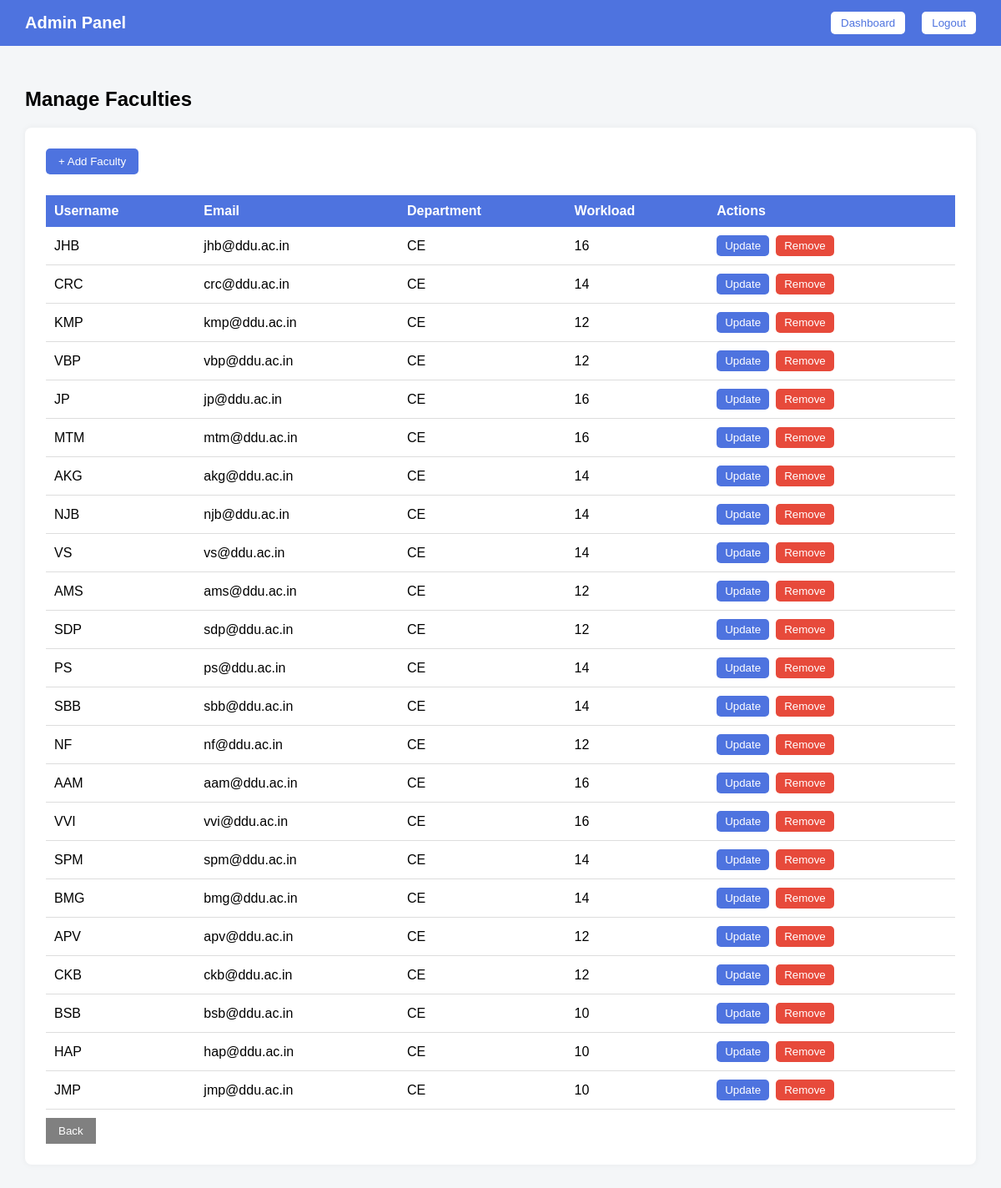
/admin_hm/manage-users/faculties/ (signed in), run on the app's committed database.
### generator/models.py (models this page shows, shortened)
class FacultyProfile(models.Model):
    user = models.OneToOneField(User, on_delete=models.CASCADE)
    department = models.CharField(max_length=100)
    workload_hours = models.IntegerField(default=0)
    subjects = models.ManyToManyField(Subject)

class User(AbstractUser):
    ROLE_CHOICES = (
        ('ADMIN', 'Admin'),
        ('FACULTY', 'Faculty'),
        ('HOD', 'Head of Department'),
    )
    role = models.CharField(max_length=20, choices=ROLE_CHOICES)

### generator/views.py (the view)
# urls.py: path("admin_hm/manage-users/faculties/", views.manage_faculties, name="manage_faculties"),
@login_required
def manage_faculties(request):
    if request.user.role != "ADMIN":
        return redirect("login")
    faculties = FacultyProfile.objects.select_related("user").all()
    return render(request, "generator/admin/manage_faculties.html", {
        "faculties": faculties
    })

### generator/templates/generator/admin/manage_faculties.html (shortened to what this page needs)
<!doctype html>
<html>
  <head>
  </head>
  <body>
    <nav class="navbar">
      <div class="nav-left">Admin Panel</div>
      <div class="nav-right">
        <a href="{% url 'admin_home' %}"><button>Dashboard</button></a>
        <a href="{% url 'login' %}"><button>Logout</button></a>
      </div>
    </nav>
    <div class="main-container">
      <h2 class="page-title">Manage Faculties</h2>
      <div class="card">
        <a href="{% url 'add_faculty' %}">
          <button class="add-btn">+ Add Faculty</button>
        </a>
        <table>
          <tr>
            <th>Username</th>
            <th>Email</th>
            <th>Department</th>
            <th>Workload</th>
            <th>Actions</th>
          </tr>
          {% for f in faculties %}
          <tr>
            <td>{{ f.user.username }}</td>
            <td>{{ f.user.email }}</td>
            <td>{{ f.department }}</td>
            <td>{{ f.workload_hours }}</td>
            <td class="actions">
                <a href="{% url 'update_faculty' f.id %}">
                  <button class="update-btn">Update</button>
                </a>
                <form method="post" action="{% url 'delete_faculty' f.id %}" onsubmit="return confirm('Delete this faculty?');">
                  <button class="delete-btn">Remove</button>
                </form>
              </td>
          </tr>
          {% endfor %}
        </table>
        <a href="{% url 'manage_users' %}">
          <button class="btn-secondary">Back</button>
        </a>
      </div>
    </div>
  </body>
</html>

### generator/templates/generator/admin/manage_faculties.html (style rules this page uses)
body { margin: 0; font-family: Arial, sans-serif; background: #f4f6f8; }
.navbar { background: #4e73df; color: white; padding: 14px 30px; display: flex; justify-content: space-between; align-items: center; }
.nav-left { font-size: 20px; font-weight: 600; }
.nav-right { display: flex; gap: 20px; align-items: center; }
.nav-right button { background: white; color: #4e73df; border: none; padding: 6px 12px; border-radius: 5px; cursor: pointer; }
.main-container { padding: 30px; }
.page-title { margin-bottom: 20px; }
.card { background: white; padding: 25px; border-radius: 8px; box-shadow: 0 0 8px rgba(0, 0, 0, 0.05); }
.add-btn { background: #4e73df; color: white; border: none; padding: 8px 15px; border-radius: 5px; cursor: pointer; margin-bottom: 15px; }
table { width: 100%; border-collapse: collapse; margin-top: 10px; }
th { background: #4e73df; color: white; padding: 10px; text-align: left; }
td { padding: 10px; border-bottom: 1px solid #ddd; }
.update-btn { background: #4e73df; color: white; border: none; padding: 5px 10px; border-radius: 5px; cursor: pointer; }
.delete-btn { background: #e74a3b; color: white; border: none; padding: 5px 10px; border-radius: 5px; cursor: pointer; }
.btn-secondary { background: gray; color: white; border: none; padding: 8px 15px; margin-top: 10px; cursor: pointer; }
.actions { display: flex; gap: 8px; }

### data on the page
FacultyProfile: user.username "JHB", user.email "jhb@ddu.ac.in", department "CE", workload_hours "16"
FacultyProfile: user.username "CRC", user.email "crc@ddu.ac.in", department "CE", workload_hours "14"
FacultyProfile: user.username "KMP", user.email "kmp@ddu.ac.in", department "CE", workload_hours "12"
FacultyProfile: user.username "VBP", user.email "vbp@ddu.ac.in", department "CE", workload_hours "12"
FacultyProfile: user.username "JP", user.email "jp@ddu.ac.in", department "CE", workload_hours "16"
FacultyProfile: user.username "MTM", user.email "mtm@ddu.ac.in", department "CE", workload_hours "16"
FacultyProfile: user.username "AKG", user.email "akg@ddu.ac.in", department "CE", workload_hours "14"
FacultyProfile: user.username "NJB", user.email "njb@ddu.ac.in", department "CE", workload_hours "14"
FacultyProfile: user.username "VS", user.email "vs@ddu.ac.in", department "CE", workload_hours "14"
FacultyProfile: user.username "AMS", user.email "ams@ddu.ac.in", department "CE", workload_hours "12"
FacultyProfile: user.username "SDP", user.email "sdp@ddu.ac.in", department "CE", workload_hours "12"
FacultyProfile: user.username "PS", user.email "ps@ddu.ac.in", department "CE", workload_hours "14"
FacultyProfile: user.username "SBB", user.email "sbb@ddu.ac.in", department "CE", workload_hours "14"
FacultyProfile: user.username "NF", user.email "nf@ddu.ac.in", department "CE", workload_hours "12"
FacultyProfile: user.username "AAM", user.email "aam@ddu.ac.in", department "CE", workload_hours "16"
FacultyProfile: user.username "VVI", user.email "vvi@ddu.ac.in", department "CE", workload_hours "16"
FacultyProfile: user.username "SPM", user.email "spm@ddu.ac.in", department "CE", workload_hours "14"
FacultyProfile: user.username "BMG", user.email "bmg@ddu.ac.in", department "CE", workload_hours "14"
FacultyProfile: user.username "APV", user.email "apv@ddu.ac.in", department "CE", workload_hours "12"
FacultyProfile: user.username "CKB", user.email "ckb@ddu.ac.in", department "CE", workload_hours "12"
FacultyProfile: user.username "BSB", user.email "bsb@ddu.ac.in", department "CE", workload_hours "10"
FacultyProfile: user.username "HAP", user.email "hap@ddu.ac.in", department "CE", workload_hours "10"
FacultyProfile: user.username "JMP", user.email "jmp@ddu.ac.in", department "CE", workload_hours "10"
